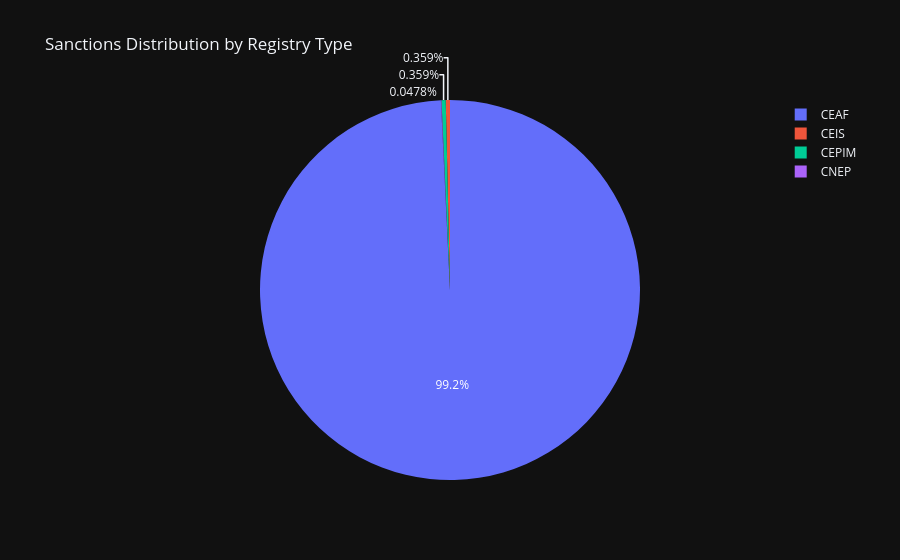

The notebook cell this image was saved under:
### Markdown cell above
## 8. Sanctions Registry Analysis

### Code cell
if df_sanctions is not None:
    print("Sanctions by Registry Type:")
    print("=" * 60)
    display(df_sanctions[['registry_type', 'total_sanctions', 'sanctions_pf', 'sanctions_pj', 'pj_ratio_pct']])
    
    fig = px.pie(df_sanctions, values='total_sanctions', names='registry_type',
                 title='Sanctions Distribution by Registry Type')
    fig.show()

### Figure 1 — Plotly figure (JSON) as saved in the notebook; plotly's stock layout.template omitted (floating-point values rounded to 4 significant figures)
{"data": [{"domain": {"x": [0.0, 1.0], "y": [0.0, 1.0]}, "hovertemplate": "registry_type=%{label}<br>total_sanctions=%{value}<extra></extra>", "labels": ["CEAF", "CEIS", "CEPIM", "CNEP"], "legendgroup": "", "name": "", "showlegend": true, "values": [4148, 15, 15, 2], "type": "pie"}], "layout": {"legend": {"tracegroupgap": 0}, "title": {"text": "Sanctions Distribution by Registry Type"}}}
